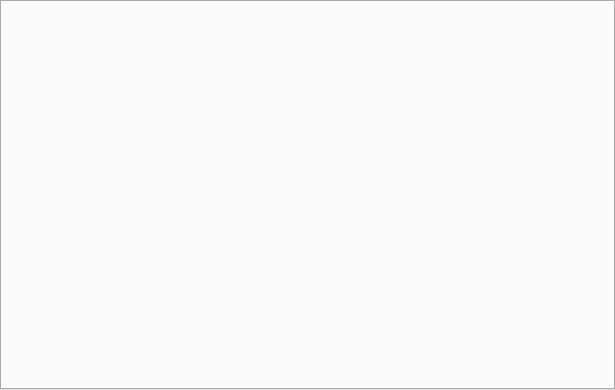
<?xml version="1.0" encoding="UTF-8"?>
<ui version="4.0">
 <class>UASTabbedMenuView</class>
 <widget class="QWidget" name="UASTabbedMenuView">
  <property name="geometry">
   <rect>
    <x>0</x>
    <y>0</y>
    <width>615</width>
    <height>390</height>
   </rect>
  </property>
  <property name="font">
   <font>
    <family>MS Shell Dlg 2</family>
    <pointsize>12</pointsize>
    <weight>50</weight>
    <italic>false</italic>
    <bold>false</bold>
   </font>
  </property>
  <property name="windowTitle">
   <string>Form</string>
  </property>
  <property name="autoFillBackground">
   <bool>false</bool>
  </property>
  <widget class="QTabWidget" name="tabWidget">
   <property name="geometry">
    <rect>
     <x>0</x>
     <y>0</y>
     <width>615</width>
     <height>390</height>
    </rect>
   </property>
   <property name="currentIndex">
    <number>-1</number>
   </property>
  </widget>
 </widget>
 <resources/>
 <connections/>
</ui>
